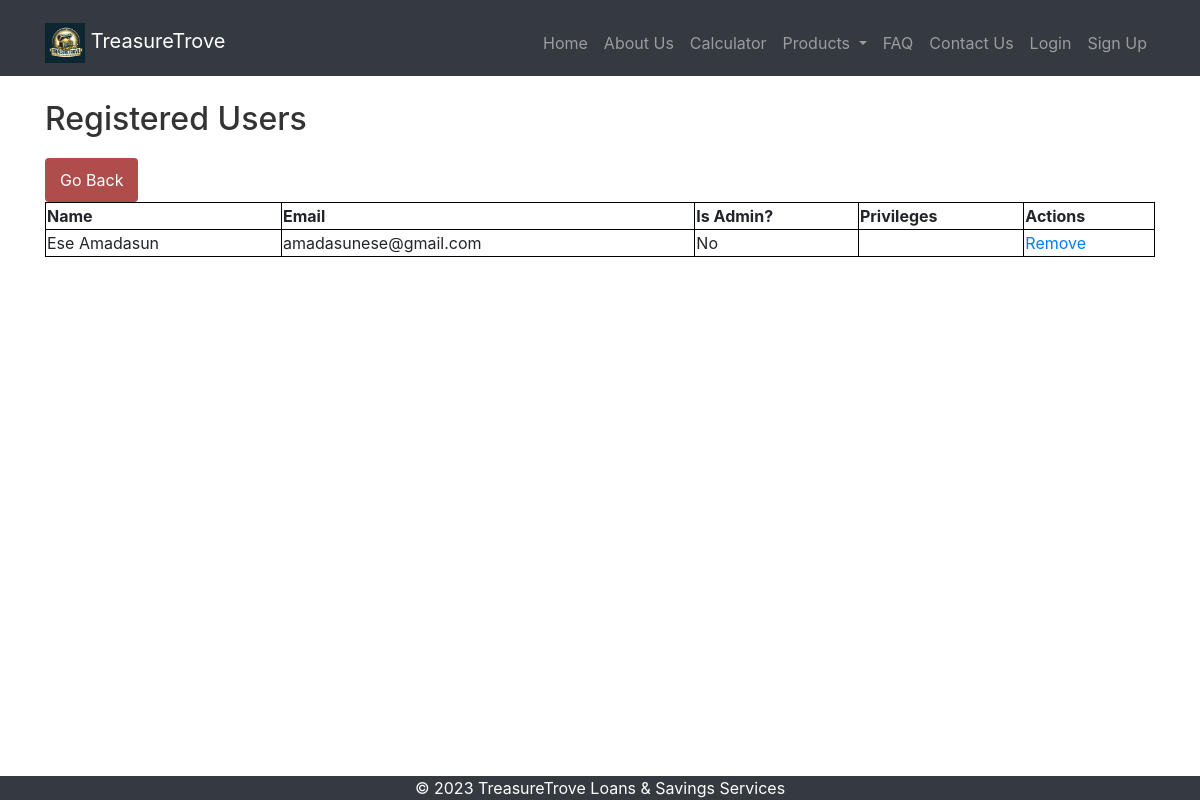
Page /admin_users on the earlier database version.
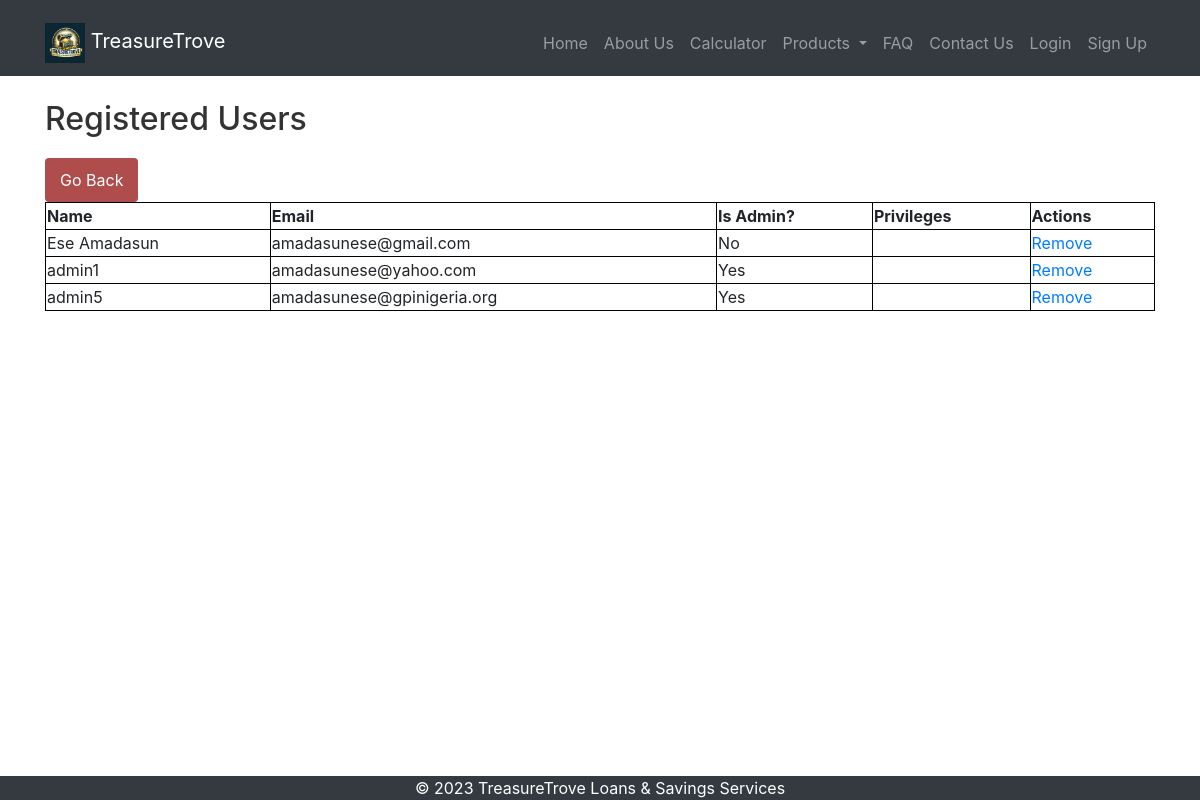
Same page on the later database version.
### models.py (models this page shows)
class User(db.Model):
    id = db.Column(db.Integer, primary_key=True)
    name = db.Column(db.String(255), nullable=False)
    email = db.Column(db.String(255), unique=True, nullable=False)
    phone = db.Column(db.String(20), nullable=False)
    password = db.Column(db.String(255), nullable=False)
    account_number = db.Column(db.String(10), unique=True)
    address = db.Column(db.String(255))
    bvn = db.Column(db.String(11))
    nin = db.Column(db.String(11))
    dob = db.Column(db.Date)
    employment_status = db.Column(db.String(10))
    marital_status = db.Column(db.String(10))
    wallet_balance = db.Column(db.Float, default=0.0)
    is_admin = db.Column(db.Boolean, default=False)

### routes.py (the view)
@main.route('/admin_users')
def admin_users():
    users = User.query.all()
    return render_template('admin_users.html', users=users)

### templates/admin_users.html
{% extends 'base.html' %}
{% block content %}
<h2>Registered Users</h2>
<button onclick="window.history.back();">Go Back</button>
<table style="border-collapse: collapse; width: 100%;">
    <tr>
        <th style="border: 1px solid black;">Name</th>
        <th style="border: 1px solid black;">Email</th>
        <th style="border: 1px solid black;">Is Admin?</th>
        <th style="border: 1px solid black;">Privileges</th>
        <th style="border: 1px solid black;">Actions</th>
    </tr>
    {% for user in users %}
    <tr>
        <td style="border: 1px solid black;">{{ user.name }}</td>
        <td style="border: 1px solid black;">{{ user.email }}</td>
        <td style="border: 1px solid black;">{{ 'Yes' if user.is_admin else 'No' }}</td>
        <td style="border: 1px solid black;">{{ user.privileges }}</td>
        <td style="border: 1px solid black;">
            <a href="{{ url_for('main.delete_user', user_id=user.id) }}">Remove</a>
        </td>
    </tr>
    {% endfor %}
</table>
{% endblock %}

### templates/base.html (shortened to what this page needs)
<!DOCTYPE html>
<html>
<head>
    <link href="https://stackpath.bootstrapcdn.com/bootstrap/4.3.1/css/bootstrap.min.css" rel="stylesheet">
    <link rel="stylesheet" href="https://cdnjs.cloudflare.com/ajax/libs/font-awesome/5.15.3/css/all.min.css">
    <link href="{{ url_for('static', filename='css/styles.css') }}" rel="stylesheet">
</head>
<body>
    <header>
        <nav class="navbar navbar-expand-lg navbar-dark bg-dark">
            <div class="container">
                <a class="navbar-brand" href="{{ url_for('main.index') }}">
                    <img src="{{ url_for('static', filename='images/logo.jpeg') }}" alt="Logo" class="img-fluid" style="height: 40px;">
                    TreasureTrove
                </a>
                <div class="collapse navbar-collapse" id="navbarResponsive">
                    <ul class="navbar-nav ml-auto">
                        <li class="nav-item">
                            <a class="nav-link" href="{{ url_for('main.index') }}">Home</a>
                        </li>
                        <li class="nav-item">
                            <a class="nav-link" href="{{ url_for('main.about') }}">About Us</a>
                        </li>
                        <li class="nav-item">
                            <a class="nav-link" href="{{ url_for('main.calculator') }}">Calculator</a>
                        </li>
                        <li class="nav-item dropdown">
                            <a class="nav-link dropdown-toggle" href="#" id="navbarDropdownMenuLink" role="button" data-toggle="dropdown" aria-haspopup="true" aria-expanded="false">
                                Products
                            </a>
                        </li>
                        <li class="nav-item">
                            <a class="nav-link" href="{{ url_for('main.faq') }}">FAQ</a>
                        </li>
                        <li class="nav-item">
                            <a class="nav-link" href="{{ url_for('main.contact') }}">Contact Us</a>
                        </li>
                        {% if 'user_email' in session %}
                            <li class="nav-item">
                                <a class="nav-link" href="{{ url_for('main.dashboard') }}">Dashboard</a>
                            </li>
                            {% if current_user.is_authenticated and current_user.is_admin %}
                                <li class="nav-item">
                                    <a class="nav-link" href="{{ url_for('main.admin_dashboard') }}">Admin Dashboard</a>
                                </li>
                            {% endif %}
                            <li class="nav-item">
                                <a class="nav-link" href="{{ url_for('main.logout') }}">Logout</a>
                            </li>
                        {% else %}
                            <li class="nav-item">
                                <a class="nav-link" href="{{ url_for('main.login') }}">Login</a>
                            </li>
                            <li class="nav-item">
                                <a class="nav-link" href="{{ url_for('main.signup') }}">Sign Up</a>
                            </li>
                        {% endif %}
                    </ul>
                </div>
            </div>
        </nav>
    </header>
    <main class="container mt-4">
        {% block content %}{% endblock %}
    </main>
    <footer class="footer">
        <p>© 2023 TreasureTrove Loans & Savings Services</p>
    </footer>

### static/css/styles.css (style rules this page uses)
body { padding-top: 0px; }
footer { background-color: #f5f5f5; padding: 10px 0; text-align: center; position: fixed; left: 0; bottom: 0; width: 100%; }
html { height: 100%; }
body { display: flex; flex-direction: column; height: 100%; margin: 0; }
.footer { background-color: #343a40; color: white; text-align: center; padding: 0px 0; width: 100%; }
.footer p { margin: 0; }
button { background-color: #af4c4c; color: white; padding: 10px 15px; border: none; border-radius: 4px; cursor: pointer; font-size: 16px; }
.container_fd h1, .container h2 { color: #333; margin-bottom: 20px; }
.container { margin-top: 10px; }

Differences in the rows shown:
added User: name "admin1", email "amadasunese@yahoo.com", is_admin "Yes"
added User: name "admin5", email "amadasunese@gpinigeria.org", is_admin "Yes"
